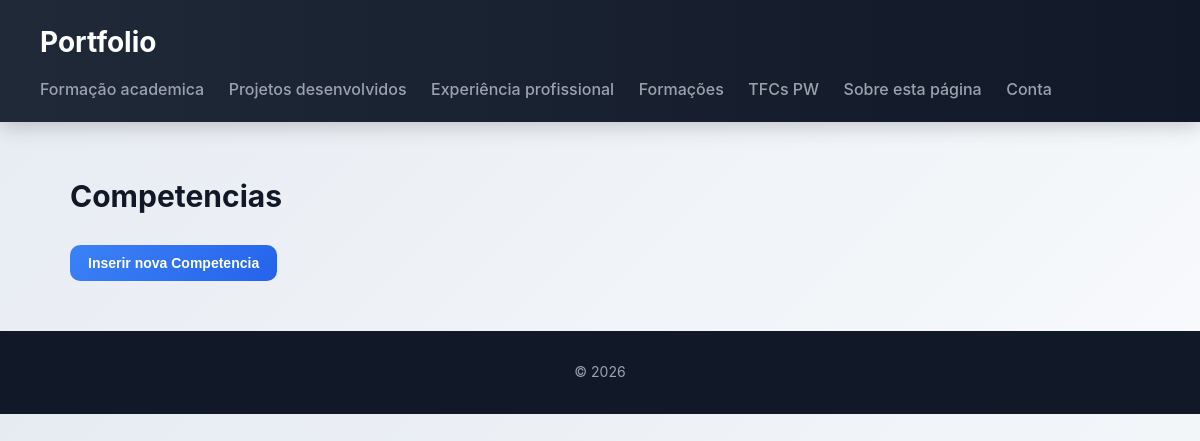
Before: /competencias/ with the older database file.
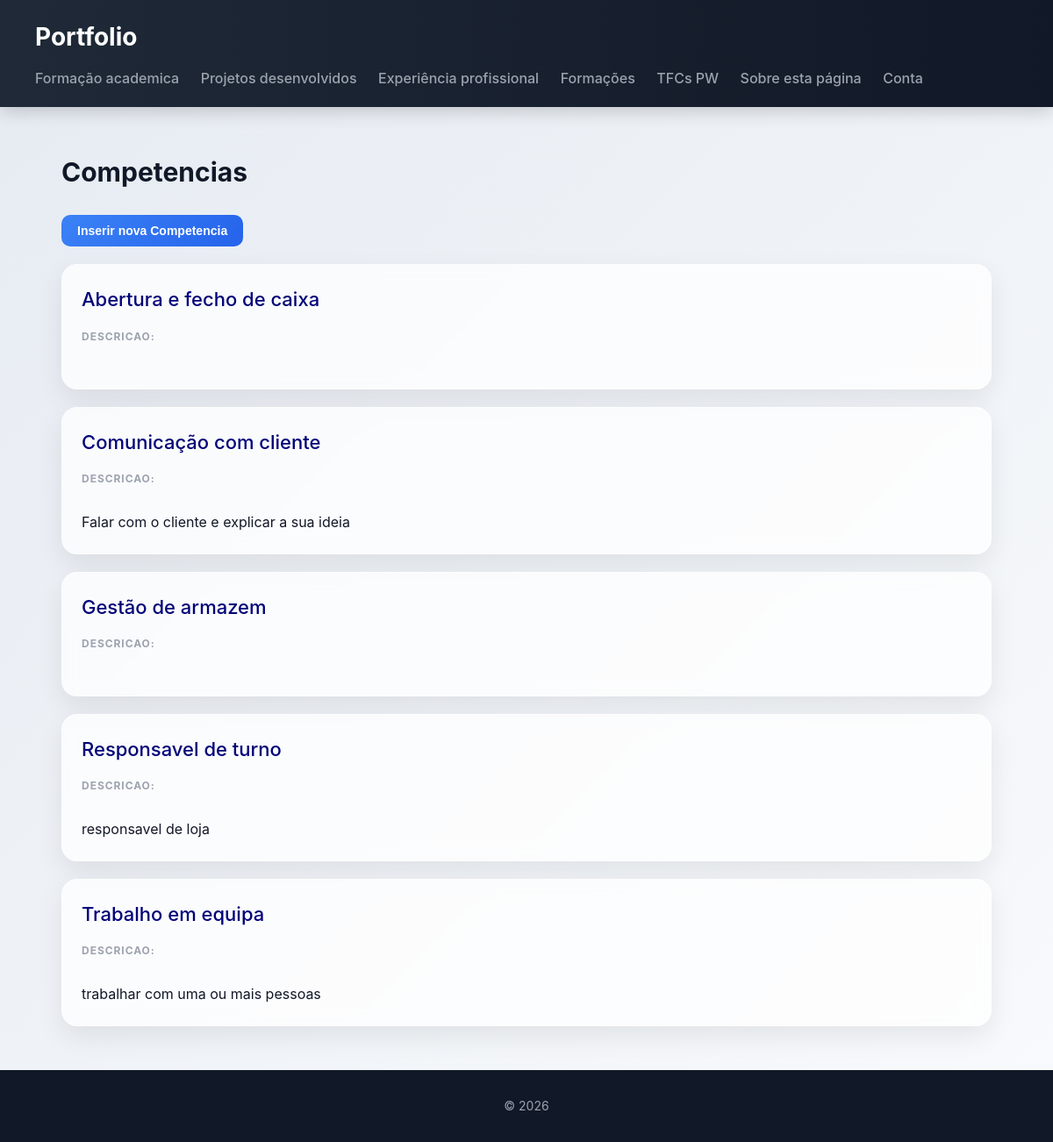
After: the same page with the newer database file.
### portfolio/models.py (models this page shows, shortened)
class Competencia (models.Model):
    titulo = models.CharField(max_length=50,null=False,blank=False)
    resumo_basico = models.CharField(max_length=200, blank=True)
    class Meta:
        ordering = ['titulo']

### portfolio/views.py (the view)
# urls.py: path("competencias/", views.competencias_view, name='competencias'),
def competencias_view(request):
    competencias = Competencia.objects.all()
    return render(request, 'portfolio/competencias.html', {'competencias': competencias})

### portfolio/templates/portfolio/competencias.html
{% extends "portfolio/base.html" %}
{% block content %}
<h2>Competencias</h2>
<section>
        <a href="{% url 'nova_competencia' %}">
            <button>Inserir nova Competencia</button>
        </a>
    {% for competencia in competencias %}
    <article>
        <header>
            <h3><a href="{% url 'competencia' competencia.id %}">{{ competencia.titulo }}</a></h3>
        </header>
        <section>
            <h4>Descricao:</h4>
            <p>{{competencia.resumo_basico}}</p>
        </section>
    </article>
    {%endfor%}
</section>
{% endblock %}

Changed rows visible on the page:
added Competencia: titulo "Abertura e fecho de caixa"
added Competencia: titulo "Comunicação com cliente", resumo_basico "Falar com o cliente e explicar a sua ideia"
added Competencia: titulo "Gestão de armazem"
added Competencia: titulo "Responsavel de turno", resumo_basico "responsavel de loja"
added Competencia: titulo "Trabalho em equipa", resumo_basico "trabalhar com uma ou mais pessoas"
